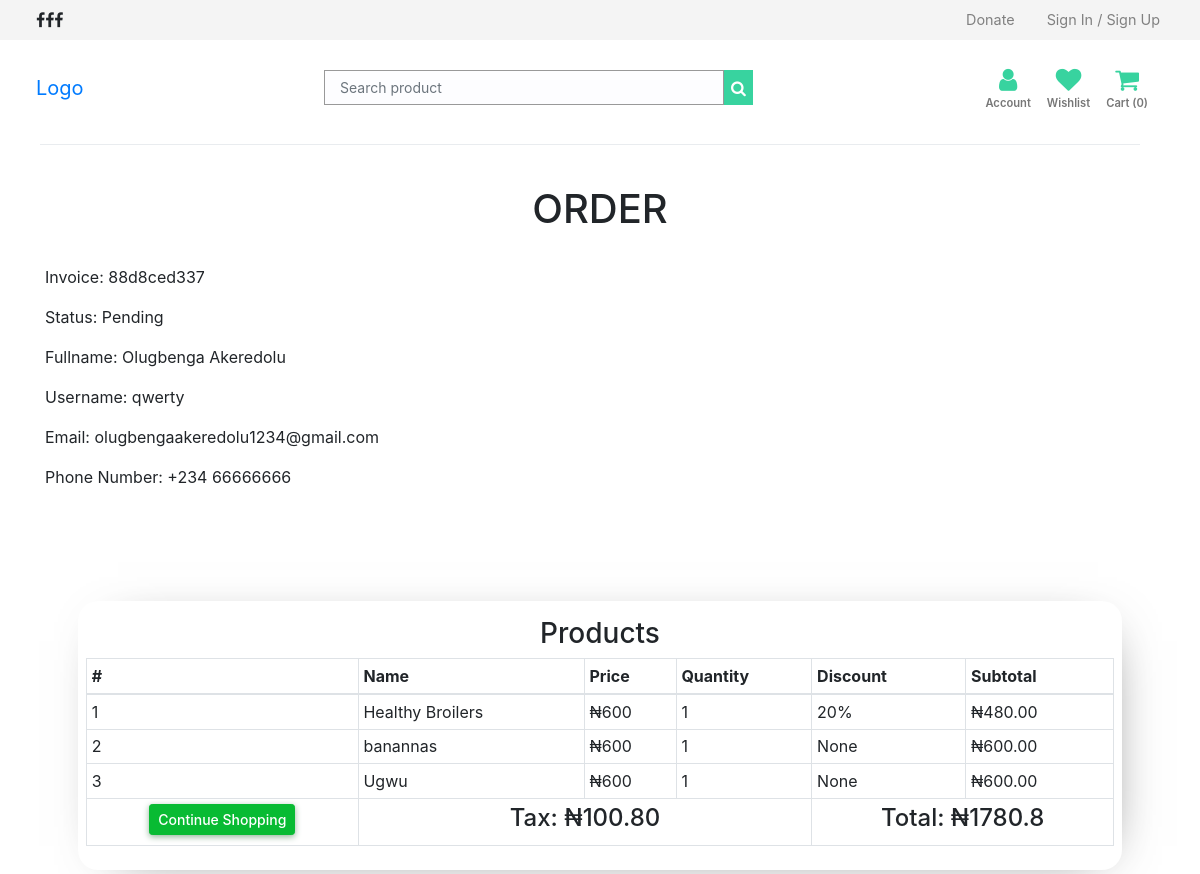
The app's page /orders/b6cfb48bec (signed in), older data.
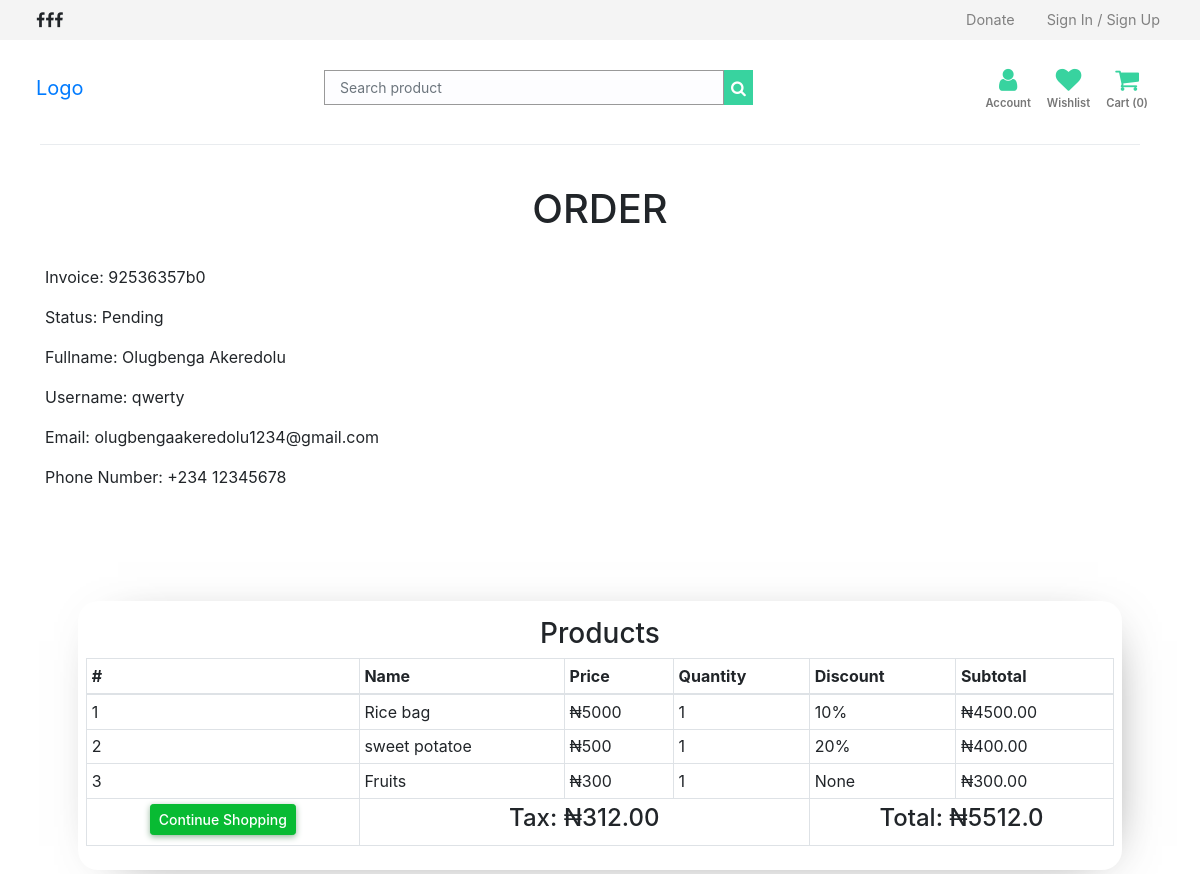
The same page, newer data.
### src/models.py (models this page shows, shortened)
class CustomerOrder(db.Model):
    id = db.Column(db.Integer, primary_key=True)
    invoice = db.Column(db.String(20), unique=True, nullable=False)
    status = db.Column(db.String(20), default='Pending', nullable=False)
    customer_id = db.Column(db.Integer, unique=False)
    date_created = db.Column(db.DateTime, default=datetime.utcnow, nullable=False)
    orders = db.Column(JsonEncodedDict)

class User(UserMixin, db.Model):
    id = db.Column(db.Integer, primary_key=True)
    username = db.Column(db.String(100), unique=True)
    firstname = db.Column(db.String(100))
    lastname = db.Column(db.String(100))
    password = db.Column(db.String(200))
    email = db.Column(db.String(200), unique=True)
    address = db.Column(db.String(75), nullable=True)
    state = db.Column(db.String(75), nullable=True)
    lga = db.Column(db.String(75), nullable=True)
    phone = db.Column(db.String(100), nullable=True)
    bvn = db.Column(db.String(100), nullable=True)
    usertype = db.Column(db.String)
    image_file = db.Column(db.String(200), nullable=False, default='default.png')
    date_created = db.Column(db.DateTime, nullable=False, default=datetime.utcnow)
    amount_donated = db.relationship(
                                    'Donated',
                                    foreign_keys='Donated.donated_by_id',
                                    backref='donater',
                                    lazy=True)
    @property
    def unhashed_password(self):
        raise AttributeError('Cannot view unhashed password')

### src/routes/store.py (the view)
@store.route('/orders/<invoice>')
@login_required
def orders(invoice):
    if current_user.is_authenticated:
        grandTotal = 0
        subTotal = 0
        customer_id = current_user.id
        customer = User.query.filter_by(id=customer_id).first()
        orders = CustomerOrder.query.filter_by(customer_id=customer_id).order_by(CustomerOrder.id.desc()).first()
        for _key, product in orders.orders.items():
            discount = (product['discount']/100) * float(product['price'])
            subTotal += float(product['price']) * int(product['quantity'])
            subTotal -= discount
            tax = ("%.2f" % (.06 * float(subTotal)))
            grandTotal = float("%.2f" % (1.06 * subTotal))
    else:
        return redirect(url_for('auth.login'))
    return render_template('order.html', invoice=invoice, tax=tax, subTotal=subTotal, grandTotal=grandTotal, customer=customer, orders=orders)

### src/__init__.py (called while the page is built)
def create_app(config_file='settings.py'):
    app = Flask(__name__)
    app.config.from_pyfile(config_file)
    db.init_app(app)
    login_manager.init_app(app)
    login_manager.login_view = 'auth.login'
    login_manager.login_message = "Please login to access this page"
    login_manager.login_message_category = "error"
    @login_manager.user_loader
    def load_user(user_id):
        return User.query.get(user_id)
    app.register_blueprint(main)
    app.register_blueprint(auth)
    app.register_blueprint(store)
    app.register_blueprint(admin)
    app.cli.add_command(create_tables)
    return app

### src/models.py (called while the page is built)
    def process_result_value(self, value, dialect):
        if value is None:
            return {}
        else:
            return json.loads(value)

### src/templates/order.html (shortened to what the changed rows need)
{% from "/storebase.html" import render_aboutus, render_ourcauses, render_faq,
render_contactus, render_ourteam, render_sponsors, render_subscribenews,
render_takeaction, render_footer, render_js, render_css, render_donatemodal,
render_scrolltotop %}
<!DOCTYPE html>
<html lang="en-us">
  <head>
    <link
      rel="stylesheet"
      href="{{ url_for ('static', filename='dcarousel/owl.carousel.min.css')}}"
      type="text/css"
      media="all"
    />
    <link
      rel="stylesheet"
      href="{{ url_for ('static', filename='dcarousel/owl.theme.default.min.css')}}"
      type="text/css"
      media="all"
    />
    {{ render_css(render) }}
  </head>
  <body>
    <section id="store">
      <section id="cart">
        <div class="container text-center">
          <h1 class="p-4">ORDER</h1>
        </div>
        <div class="container pb-0 mb-0">
          <p>Invoice: {{orders.invoice}}</p>
              <p>Status: {{orders.status}}</p>
              <p>Fullname: {{customer.firstname}} {{customer.lastname}}</p>
              <p>Username: {{customer.username}}</p>
              <p>Email: {{customer.email}}</p>
              <p>Phone Number: +234 {{customer.phone}}</p>
        </div>
        <div class="container p-5">
          <div class="col-md conater mt-5 p-2 ">
            <table class="table table-sm col-md table-bordered">
              <thead>
                <th>#</th>
                <th>Name</th>
                <th>Price</th>
                <th>Quantity</th>
                <th>Discount</th>
                <th>Subtotal</th>
              </thead>
              <tbody>
                {% for key, product in orders.orders.items() %} {% set
                discount = "%0.2f" |format((product.discount/100) *
                product.price|float) %}
                <tr>
                  <td>{{loop.index}}</td>
                  <td>{{product.name}}</td>
                    <td>&#x20A6;{{product.price}}</td>
                    <td>
                      {{product.quantity}}
                    </td>
                    {% if product.discount > 0 %}
                    <td>{{product.discount}}%</td>
                    {% else %}
                    <td>None</td>
                    {% endif %}
                    {% set subtotal = product.quantity|int * product.price|float
                    %}
                    <td>
                      &#x20A6;{{"%0.2f"|format((subtotal|float) -
                      discount|float)}}
                    </td>
                </tr>
                {% endfor %}
                <tr class="text-center">
                  <td colspan="3"><h4>Tax: &#x20A6;{{tax}}</h4></td>
                  <td colspan="4"><h4>Total: &#x20A6;{{grandTotal}}</h4></td>
                </tr>
              </tbody>
            </table>
          </div>
        </div>
      </section>
    </section>
  </body>
</html>

Row changes from the older to the newer data that the page shows:
no longer on this page (row edited): CustomerOrder: invoice "88d8ced337", status "Pending"
added CustomerOrder: invoice "92536357b0", status "Pending"
changed User "Olugbenga": phone "66666666" → "12345678"
Text that changed along with them:
{{ tax }}: "100.80" → "312.00"
{{ grandTotal }}: "1780.8" → "5512.0"
new list line: "1 Rice bag ₦ 5000 1 10 % ₦ 4500.00"
new list line: "2 sweet potatoe ₦ 500 1 20 % ₦ 400.00"
new list line: "3 Fruits ₦ 300 1 None ₦ 300.00"
list line gone: "1 Healthy Broilers ₦ 600 1 20 % ₦ 480.00"
list line gone: "2 banannas ₦ 600 1 None ₦ 600.00"
list line gone: "3 Ugwu ₦ 600 1 None ₦ 600.00"
